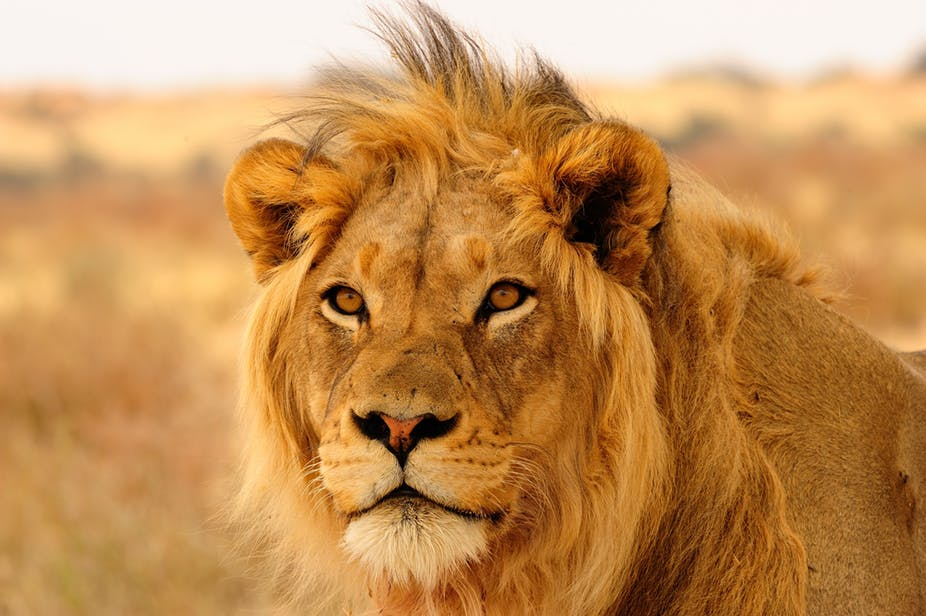
#> input picture Code/Lion.jpg, 926 x 616 px
$ python 'Image Operations.py'
#> lines starting #> are read from the running program, lines starting #| are printed output that depends on the picture; after the words box and inside, x2 and y2 are one past the last pixel; in counts of white or black regions, pixels touching at a corner belong together
import cv2 as cv
import numpy as np

img = cv.imread('Lion.jpg')
#> img is the input picture: shape (616, 926, 3); mean B, G, R 85.7, 142.4, 194.2

#print(img)
print(img.shape)
#| (616, 926, 3)

img[50:100,150:200] = [0,0,0]
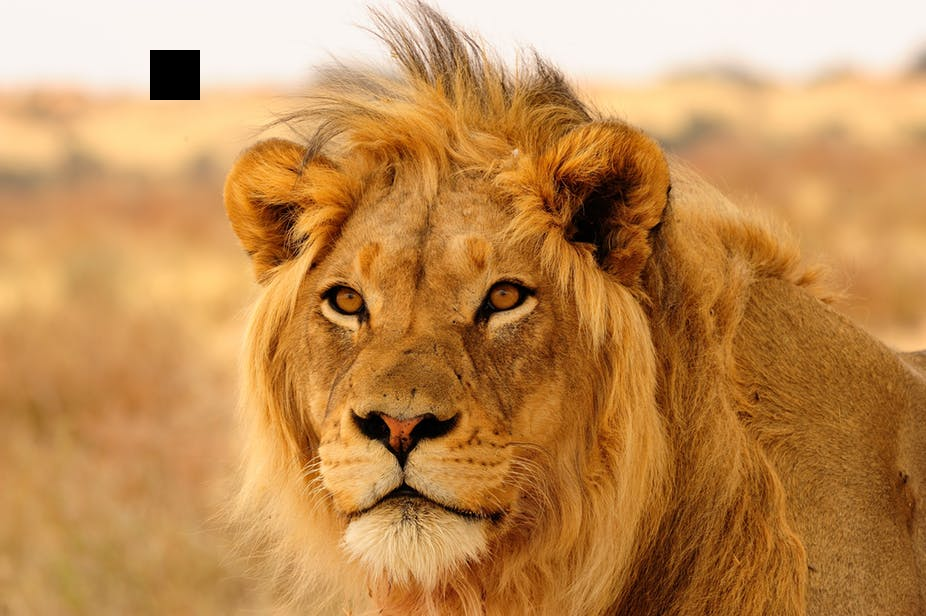
#> img: shape (616, 926, 3); 0.44% of pixels changed, all inside (x1, y1, x2, y2) = (150, 50, 200, 100)

#Access image pixel value
pixel = img[100,200]
#> pixel = [155, 205, 251]
print('pixel value',pixel)
#| pixel value [155 205 251]

#acess img data type
print(img.dtype)
#| uint8

#access red pixel value from 10 row and 10 column
print(img.item(10,10,2))
#| 249


#ROI
eye = img[200:400,300:500]
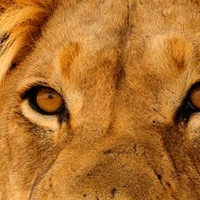
#> eye: shape (200, 200, 3); mean B, G, R 43.9, 112, 176.2
img[0:200,0:200] = eye
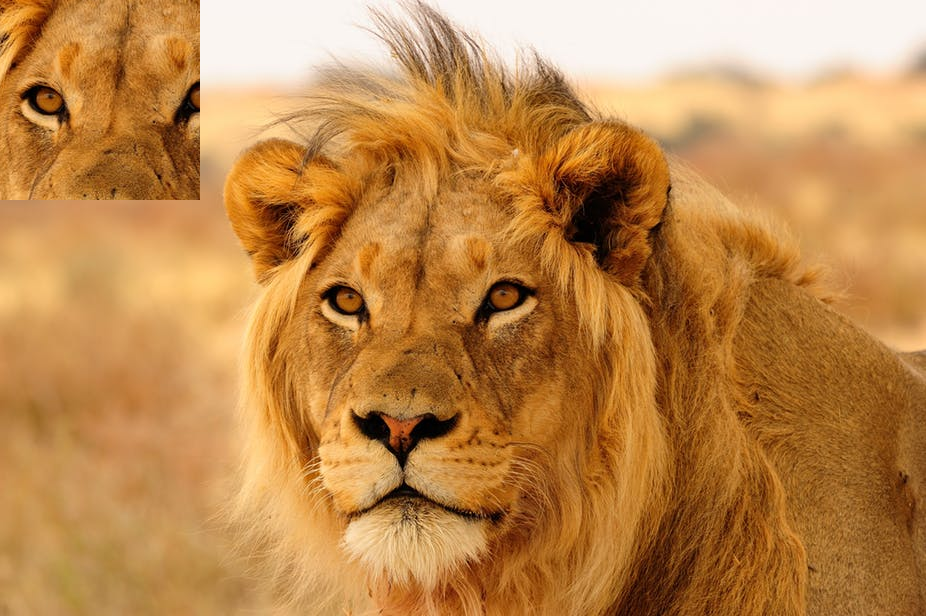
#> img: shape (616, 926, 3); 7.01% of pixels changed, all inside (x1, y1, x2, y2) = (0, 0, 200, 200)


#Seperate image channels
blue = img[:,:,0]
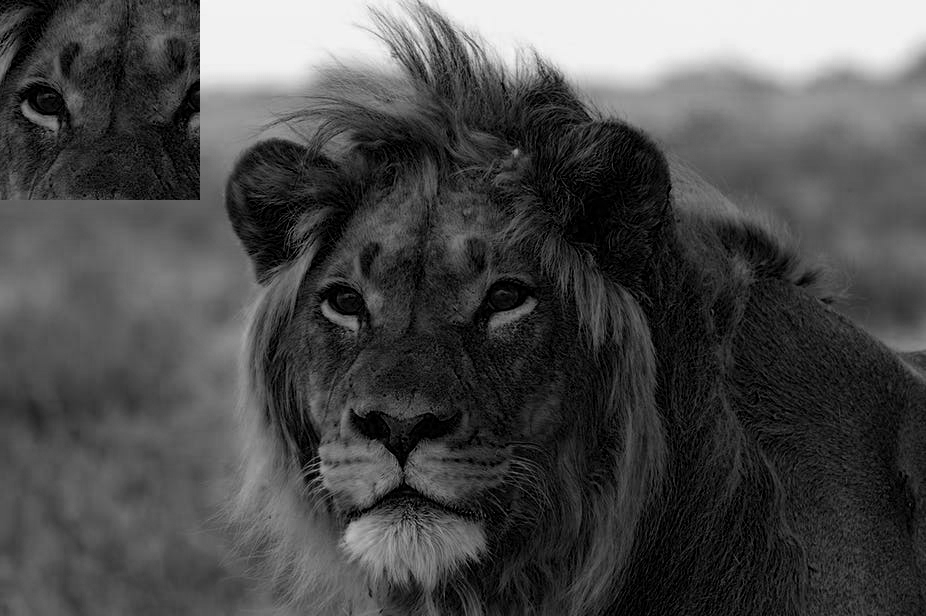
#> blue: shape (616, 926); min 0, max 249, mean 76.3
green = img[:,:,1]
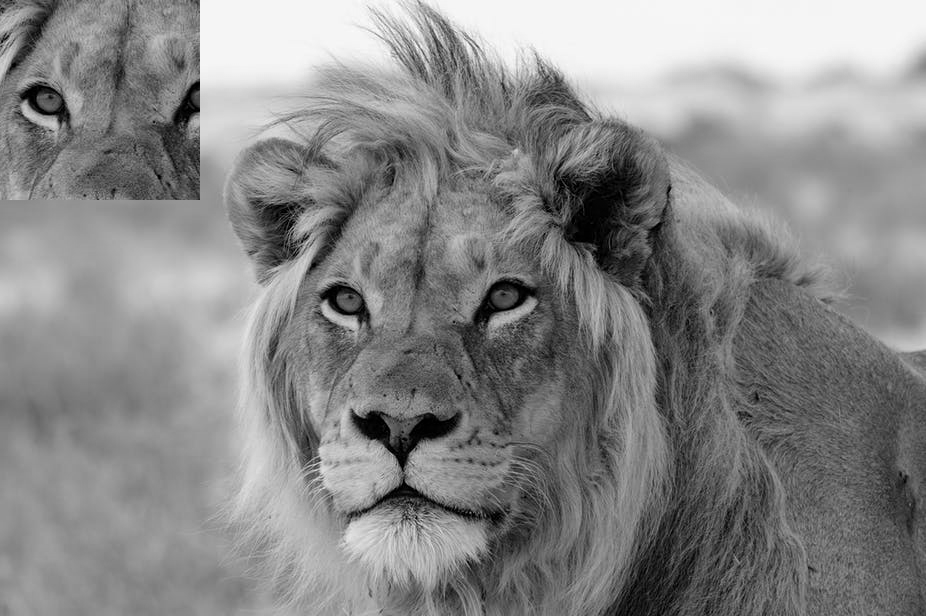
#> green: shape (616, 926); min 0, max 253, mean 135.6
Red = img[:,:,2]
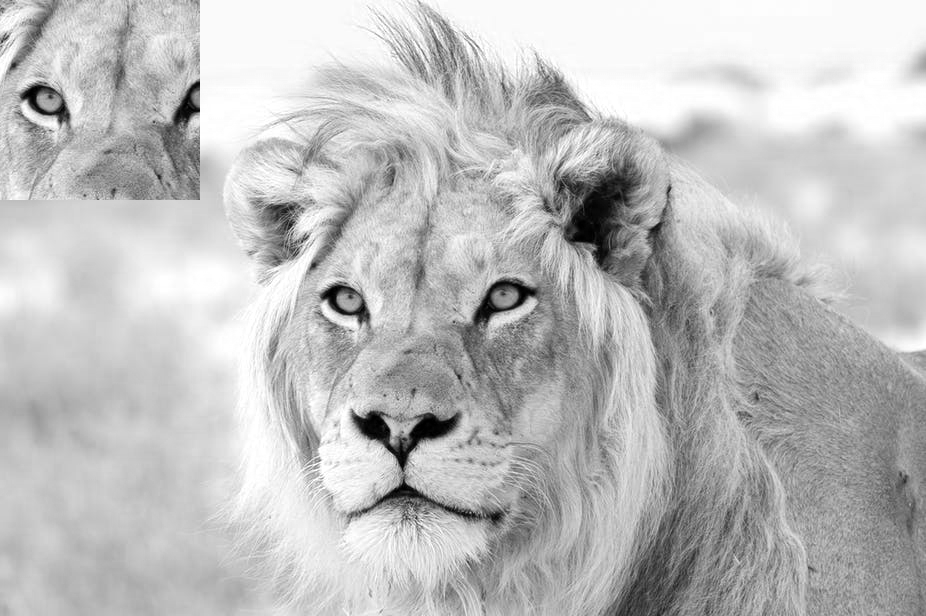
#> Red: shape (616, 926); min 0, max 255, mean 189.9

cv.imshow('Blue Lion',blue)
cv.imshow('Green Lion',green)
cv.imshow('Red Lion',Red)

cv.imshow('Lion',img)
cv.waitKey(0)
cv.destroyAllWindows()
